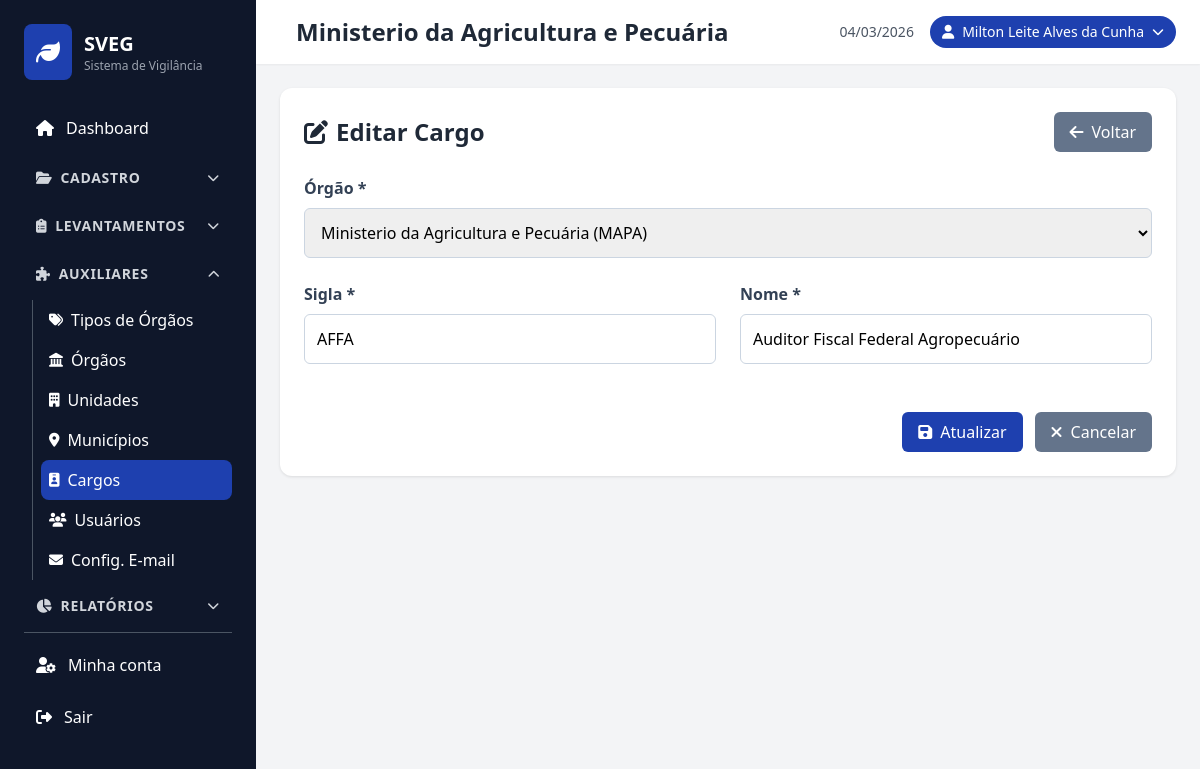
Screenshot of /cargos/edit.php?id=6817e5da0d2d47.27526298 (signed in) with the database file from the repository.
### tables this page shows
CREATE TABLE `cargos` (
  `id` char(36) NOT NULL,
  `orgao` char(36) NOT NULL,
  `sigla` varchar(50) NOT NULL,
  `nome` varchar(255) NOT NULL
);

CREATE TABLE `orgaos` (
  `id` char(36) NOT NULL,
  `sigla` varchar(20) NOT NULL,
  `nome` varchar(100) NOT NULL,
  `tipo` char(36) NOT NULL,
  `logo` varchar(255) NOT NULL,
  `UF_sede` varchar(10) NOT NULL,
  `criado_em` timestamp NOT NULL DEFAULT CURRENT_TIMESTAMP,
  `atualizado_em` timestamp NOT NULL DEFAULT CURRENT_TIMESTAMP ON UPDATE CURRENT_TIMESTAMP
);

### includes/functions.php (called while the page is built, shortened)
<?php
function sanitizeInput($data) {
    $data = trim($data);
    $data = stripslashes($data);
    return htmlspecialchars($data, ENT_QUOTES, 'UTF-8');
}
?>

### cargos/edit.php (the view, shortened to what this page needs)
<?php
require_once '../includes/functions.php';
include '../includes/header.php';
$database = new Database();
$db = $database->getConnection();
$id = isset($_GET['id']) ? sanitizeInput($_GET['id']) : null;
$stmt = $db->prepare("SELECT * FROM cargos WHERE id = :id");
$stmt->bindParam(':id', $id);
$stmt->execute();
$cargo = $stmt->fetch(PDO::FETCH_ASSOC);
$stmt = $db->query("SELECT id, nome, sigla FROM orgaos ORDER BY nome ASC");
$orgaos = $stmt->fetchAll(PDO::FETCH_ASSOC);
?>
<div class="card">
    <div class="flex justify-between items-center mb-6">
        <h2 class="text-2xl font-bold text-gray-800">
            <i class="fas fa-edit mr-2"></i>Editar Cargo
        </h2>
        <a href="index.php" class="btn-secondary">
            <i class="fas fa-arrow-left mr-2"></i>Voltar
        </a>
    </div>
    <form method="POST" class="space-y-6">
        <div class="form-group">
            <label for="orgao">Órgão *</label>
            <select id="orgao" name="orgao" class="form-control" required>
                <?php foreach ($orgaos as $org): ?>
                <option value="<?php echo htmlspecialchars($org['id']); ?>" <?php echo (isset($_POST['orgao']) ? $_POST['orgao'] : $cargo['orgao']) == $org['id'] ? 'selected' : ''; ?>>
                    <?php echo htmlspecialchars($org['nome']); ?>
                    <?php if (!empty($org['sigla'])): ?> (<?php echo htmlspecialchars($org['sigla']); ?>)<?php endif; ?>
                </option>
                <?php endforeach; ?>
            </select>
        </div>
        <div class="grid grid-cols-1 md:grid-cols-2 gap-6">
            <div class="form-group">
                <label for="sigla">Sigla *</label>
                <input type="text" id="sigla" name="sigla" class="form-control" maxlength="50" value="<?php echo htmlspecialchars($_POST['sigla'] ?? $cargo['sigla']); ?>" required>
            </div>
            <div class="form-group">
                <label for="nome">Nome *</label>
                <input type="text" id="nome" name="nome" class="form-control" maxlength="255" value="<?php echo htmlspecialchars($_POST['nome'] ?? $cargo['nome']); ?>" required>
            </div>
        </div>
        <div class="flex justify-end space-x-3">
            <button type="submit" class="btn-primary">
                <i class="fas fa-save mr-2"></i>Atualizar
            </button>
            <a href="index.php" class="btn-secondary">
                <i class="fas fa-times mr-2"></i>Cancelar
            </a>
        </div>
    </form>
</div>
<?php include '../includes/footer.php'; ?>

### css/style.css (style rules this page uses)
body { font-family: 'Segoe UI', Tahoma, Geneva, Verdana, sans-serif; }
.btn-primary { background-color: #1e40af; color: white; padding: 8px 16px; border-radius: 6px; text-decoration: none; display: inline-block; transition: all 0.3s; }
.btn-secondary { background-color: #64748b; color: white; padding: 8px 16px; border-radius: 6px; text-decoration: none; display: inline-block; transition: all 0.3s; }
.form-group { margin-bottom: 1.5rem; }
.form-group label { display: block; margin-bottom: 0.5rem; font-weight: 600; color: #334155; }
.form-group input:not([type="checkbox"]), .form-group select, .form-group textarea { width: 100%; padding: 0.75rem; border: 1px solid #cbd5e1; border-radius: 6px; font-size: 1rem; transition: border-color 0.3s; }
.card { background: white; border-radius: 12px; box-shadow: 0 1px 3px rgba(0, 0, 0, 0.1); padding: 1.5rem; margin-bottom: 1.5rem; }

### rows the page displays
cargos: orgao "Ministerio da Agricultura e Pecuária (MAPA)", sigla "AFFA", nome "Auditor Fiscal Federal Agropecuário"

### other values shown
$u['orgao_nome'] "Ministerio da Agricultura e Pecuária"
$user['name'] "Milton Leite Alves da Cunha"
